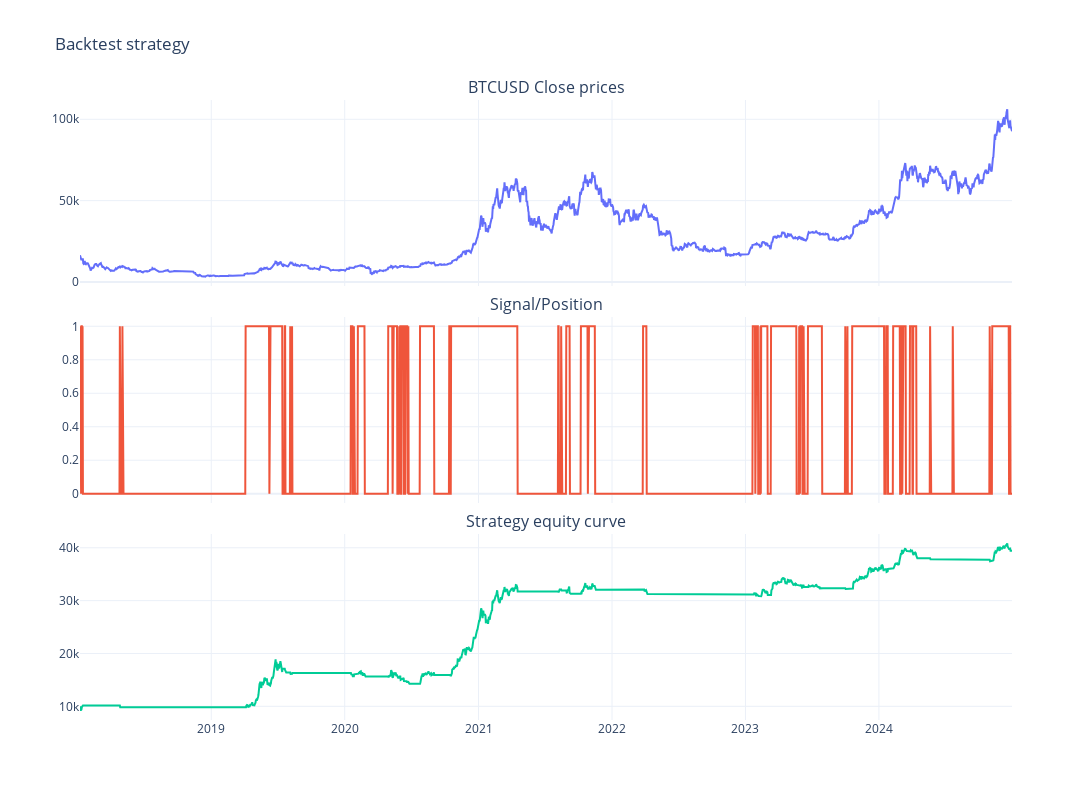

Notebook code cell kept with this figure:
### Code cell
# 创建图表对象
fig = make_subplots(
    rows=3,
    cols=1,
    shared_xaxes=True,
    vertical_spacing=0.05,
    subplot_titles=("BTCUSD Close prices", "Signal/Position", "Strategy equity curve"),
)

# 添加收盘价折线图
fig.add_trace(go.Scatter(x=res.index, y=res["close"]), row=1, col=1)

# 信号/头寸
fig.add_trace(go.Scatter(x=res.index, y=res["position"]), row=2, col=1)

# 策略收益率
fig.add_trace(go.Scatter(x=res.index, y=res["equity"]), row=3, col=1)

# 更新布局
fig.update_layout(
    title="Backtest strategy",
    width=1200,
    height=800,
    template="plotly_white",
    showlegend=False,
)

fig.show()

### Figure 1 — Plotly figure (JSON) as saved in the notebook; plotly's stock layout.template omitted (floating-point values rounded to 4 significant figures; data arrays with more than 128 entries replaced by an {"elided": "..."} marker saying what was removed)
{"data": [{"type": "scatter", "x": {"elided": "2550 str values"}, "xaxis": "x", "y": {"elided": "2550 float values"}, "yaxis": "y"}, {"type": "scatter", "x": {"elided": "2550 str values"}, "xaxis": "x2", "y": {"elided": "2550 int values"}, "yaxis": "y2"}, {"type": "scatter", "x": {"elided": "2550 str values"}, "xaxis": "x3", "y": {"elided": "2550 float values"}, "yaxis": "y3"}], "layout": {"annotations": [{"font": {"size": 16}, "showarrow": false, "text": "BTCUSD Close prices", "x": 0.5, "xanchor": "center", "xref": "paper", "y": 1, "yanchor": "bottom", "yref": "paper"}, {"font": {"size": 16}, "showarrow": false, "text": "Signal/Position", "x": 0.5, "xanchor": "center", "xref": "paper", "y": 0.65, "yanchor": "bottom", "yref": "paper"}, {"font": {"size": 16}, "showarrow": false, "text": "Strategy equity curve", "x": 0.5, "xanchor": "center", "xref": "paper", "y": 0.3, "yanchor": "bottom", "yref": "paper"}], "height": 800, "showlegend": false, "title": {"text": "Backtest strategy"}, "width": 1200, "xaxis": {"anchor": "y", "domain": [0, 1], "matches": "x3", "showticklabels": false}, "xaxis2": {"anchor": "y2", "domain": [0, 1], "matches": "x3", "showticklabels": false}, "xaxis3": {"anchor": "y3", "domain": [0, 1]}, "yaxis": {"anchor": "x", "domain": [0.7, 1]}, "yaxis2": {"anchor": "x2", "domain": [0.35, 0.65]}, "yaxis3": {"anchor": "x3", "domain": [0, 0.3]}}}
